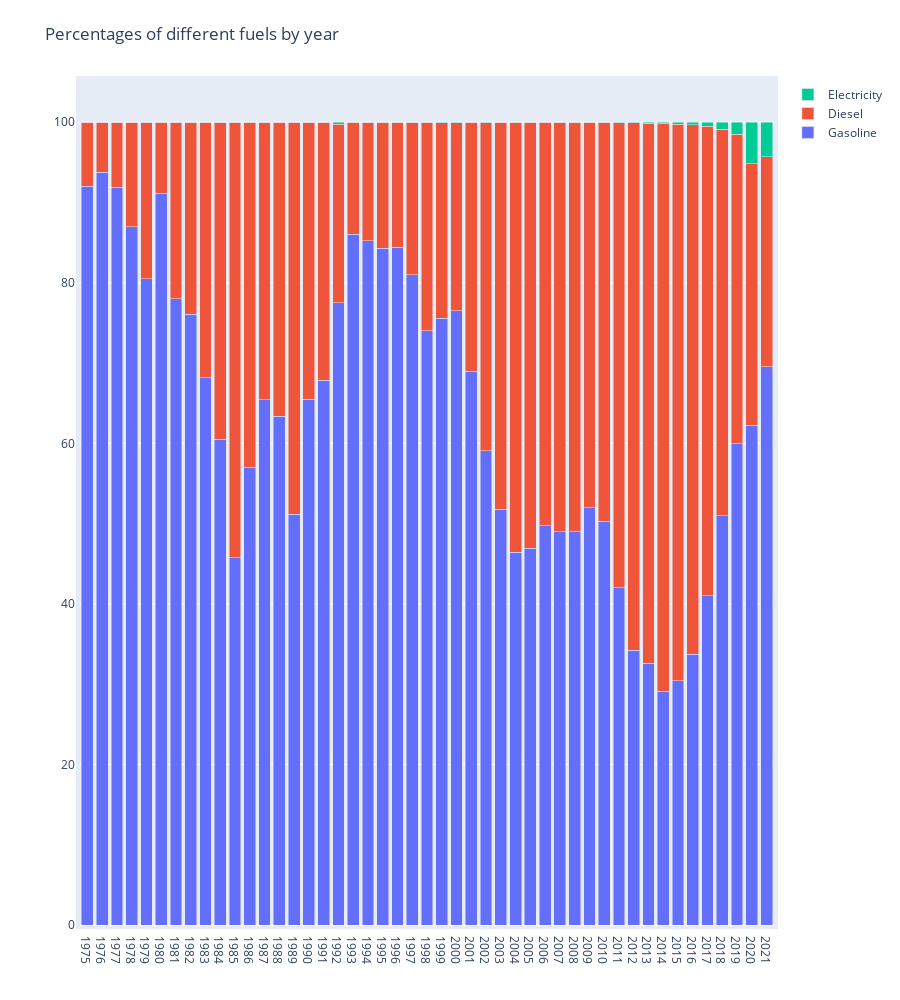

Notebook code cell kept with this figure:
### Markdown cell above
### Delež goriv na leto

### Code cell
import plotly.graph_objects as go


years_fuel_dict = dict()
gasoline_ratios= list()
diesel_ratios= list()
electricity_ratios= list()
for y in range(1975, 2022):
    car_fuel = cars[cars['B-Datum prve registracije vozila'].dt.year == y]
    car_fuel = collections.Counter(car_fuel['P13-Vrsta goriva (opis)'])
    for key in ['Bencin', 'Dizel', 'Ni goriva']:
        if key is None or key not in car_fuel:
            car_fuel[key] = 0;
    total = car_fuel['Bencin']+ car_fuel['Dizel']+ car_fuel['Ni goriva'];
    if total!=0:
        gasoline_ratios.append(car_fuel['Bencin']/total*100)
        diesel_ratios.append(car_fuel['Dizel']/total*100)
        electricity_ratios.append(car_fuel['Ni goriva']/total*100)
        years_fuel_dict[y]= [car_fuel['Bencin']/total*100, car_fuel['Dizel']/total*100, car_fuel['Ni goriva']/total*100]



trace1 = go.Bar(x=list(years_fuel_dict.keys()), y=gasoline_ratios, name='Gasoline')
trace2 = go.Bar(x=list(years_fuel_dict.keys()), y=diesel_ratios, name='Diesel')
trace3 = go.Bar(x=list(years_fuel_dict.keys()), y=electricity_ratios, name='Electricity')

layout = go.Layout(
    title='Percentages of different fuels by year',
    barmode='stack',
    xaxis=dict(
        tickmode='array',
        tickvals=list(years_fuel_dict.keys()),
        ticktext=[str(year) + ' ' * 8 for year in years_fuel_dict.keys()]  # Adjust the spacing as needed
    ),

    margin=dict(
        l=80,  # Adjust the left margin value as needed
        r=50,
        b=50,
        t=80,
        pad=4
    )
)

# Create the figure
fig = go.Figure(data=[trace1, trace2, trace3], layout=layout)
fig.update_layout(dict( height=1000))              

# Show the figure
pyo.iplot(fig)

### Figure 1 — Plotly figure (JSON) as saved in the notebook; plotly's stock layout.template omitted (floating-point values rounded to 4 significant figures)
{"data": [{"name": "Gasoline", "type": "bar", "x": [1975, 1976, 1977, 1978, 1979, 1980, 1981, 1982, 1983, 1984, 1985, 1986, 1987, 1988, 1989, 1990, 1991, 1992, 1993, 1994, 1995, 1996, 1997, 1998, 1999, 2000, 2001, 2002, 2003, 2004, 2005, 2006, 2007, 2008, 2009, 2010, 2011, 2012, 2013, 2014, 2015, 2016, 2017, 2018, 2019, 2020, 2021], "y": [92, 93.75, 91.88, 87, 80.53, 91.14, 78.02, 76.09, 68.18, 60.48, 45.77, 57.04, 65.45, 63.36, 51.15, 65.5, 67.88, 77.53, 86.03, 85.25, 84.3, 84.43, 80.98, 74.01, 75.6, 76.52, 69.01, 59.08, 51.81, 46.41, 46.93, 49.75, 49.02, 49.0, 52.0, 50.32, 42.01, 34.2, 32.58, 29.1, 30.41, 33.74, 41.03, 50.96, 59.97, 62.25, 69.57]}, {"name": "Diesel", "type": "bar", "x": [1975, 1976, 1977, 1978, 1979, 1980, 1981, 1982, 1983, 1984, 1985, 1986, 1987, 1988, 1989, 1990, 1991, 1992, 1993, 1994, 1995, 1996, 1997, 1998, 1999, 2000, 2001, 2002, 2003, 2004, 2005, 2006, 2007, 2008, 2009, 2010, 2011, 2012, 2013, 2014, 2015, 2016, 2017, 2018, 2019, 2020, 2021], "y": [8, 6.25, 8.125, 13, 19.47, 8.861, 21.98, 23.91, 31.82, 39.52, 54.23, 42.96, 34.55, 36.64, 48.85, 34.5, 32.12, 22.22, 13.97, 14.75, 15.7, 15.57, 19.02, 25.99, 24.36, 23.45, 30.97, 40.88, 48.17, 53.57, 53.06, 50.23, 50.98, 51.0, 47.99, 49.68, 57.93, 65.71, 67.32, 70.75, 69.34, 65.98, 58.49, 48.15, 38.56, 32.59, 26.14]}, {"name": "Electricity", "type": "bar", "x": [1975, 1976, 1977, 1978, 1979, 1980, 1981, 1982, 1983, 1984, 1985, 1986, 1987, 1988, 1989, 1990, 1991, 1992, 1993, 1994, 1995, 1996, 1997, 1998, 1999, 2000, 2001, 2002, 2003, 2004, 2005, 2006, 2007, 2008, 2009, 2010, 2011, 2012, 2013, 2014, 2015, 2016, 2017, 2018, 2019, 2020, 2021], "y": [0, 0, 0, 0, 0, 0, 0, 0, 0, 0, 0, 0, 0, 0, 0, 0, 0, 0.2525, 0, 0, 0, 0, 0, 0, 0.04171, 0.03815, 0.0167, 0.0399, 0.01923, 0.01517, 0.007237, 0.0137, 0.006022, 0, 0.01335, 0, 0.05694, 0.08664, 0.09427, 0.1502, 0.2533, 0.2845, 0.4834, 0.894, 1.471, 5.156, 4.296]}], "layout": {"barmode": "stack", "height": 1000, "margin": {"b": 50, "l": 80, "pad": 4, "r": 50, "t": 80}, "title": {"text": "Percentages of different fuels by year"}, "xaxis": {"tickmode": "array", "ticktext": ["1975        ", "1976        ", "1977        ", "1978        ", "1979        ", "1980        ", "1981        ", "1982        ", "1983        ", "1984        ", "1985        ", "1986        ", "1987        ", "1988        ", "1989        ", "1990        ", "1991        ", "1992        ", "1993        ", "1994        ", "1995        ", "1996        ", "1997        ", "1998        ", "1999        ", "2000        ", "2001        ", "2002        ", "2003        ", "2004        ", "2005        ", "2006        ", "2007        ", "2008        ", "2009        ", "2010        ", "2011        ", "2012        ", "2013        ", "2014        ", "2015        ", "2016        ", "2017        ", "2018        ", "2019        ", "2020        ", "2021        "], "tickvals": [1975, 1976, 1977, 1978, 1979, 1980, 1981, 1982, 1983, 1984, 1985, 1986, 1987, 1988, 1989, 1990, 1991, 1992, 1993, 1994, 1995, 1996, 1997, 1998, 1999, 2000, 2001, 2002, 2003, 2004, 2005, 2006, 2007, 2008, 2009, 2010, 2011, 2012, 2013, 2014, 2015, 2016, 2017, 2018, 2019, 2020, 2021]}}}
